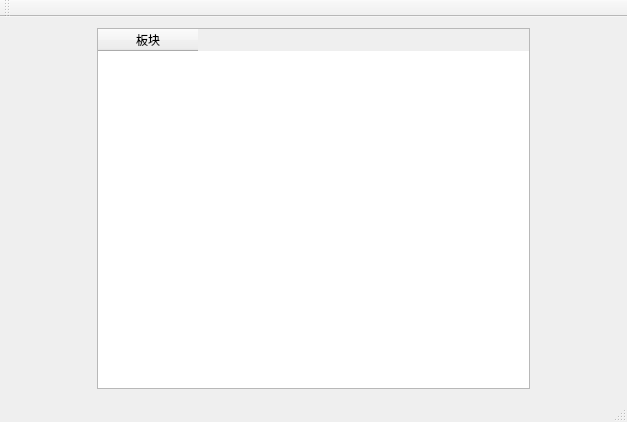
<?xml version="1.0" encoding="UTF-8"?>
<ui version="4.0">
 <class>MainWindow</class>
 <widget class="QMainWindow" name="MainWindow">
  <property name="geometry">
   <rect>
    <x>0</x>
    <y>0</y>
    <width>627</width>
    <height>422</height>
   </rect>
  </property>
  <property name="windowTitle">
   <string>MainWindow</string>
  </property>
  <widget class="QWidget" name="centralWidget">
   <layout class="QGridLayout" name="gridLayout">
    <item row="0" column="0">
     <layout class="QHBoxLayout" name="horizontalLayout" stretch="1,5,1">
      <item>
       <spacer name="horizontalSpacer">
        <property name="orientation">
         <enum>Qt::Horizontal</enum>
        </property>
        <property name="sizeHint" stdset="0">
         <size>
          <width>35</width>
          <height>20</height>
         </size>
        </property>
       </spacer>
      </item>
      <item>
       <widget class="QTableWidget" name="plateGroup">
        <property name="lineWidth">
         <number>0</number>
        </property>
        <property name="gridStyle">
         <enum>Qt::NoPen</enum>
        </property>
        <column>
         <property name="text">
          <string>板块</string>
         </property>
        </column>
       </widget>
      </item>
      <item>
       <spacer name="horizontalSpacer_2">
        <property name="orientation">
         <enum>Qt::Horizontal</enum>
        </property>
        <property name="sizeHint" stdset="0">
         <size>
          <width>40</width>
          <height>20</height>
         </size>
        </property>
       </spacer>
      </item>
     </layout>
    </item>
   </layout>
  </widget>
  <widget class="QMenuBar" name="menuBar">
   <property name="geometry">
    <rect>
     <x>0</x>
     <y>0</y>
     <width>627</width>
     <height>26</height>
    </rect>
   </property>
  </widget>
  <widget class="QToolBar" name="mainToolBar">
   <attribute name="toolBarArea">
    <enum>TopToolBarArea</enum>
   </attribute>
   <attribute name="toolBarBreak">
    <bool>false</bool>
   </attribute>
  </widget>
  <widget class="QStatusBar" name="statusBar"/>
 </widget>
 <layoutdefault spacing="6" margin="11"/>
 <resources/>
 <connections/>
</ui>
